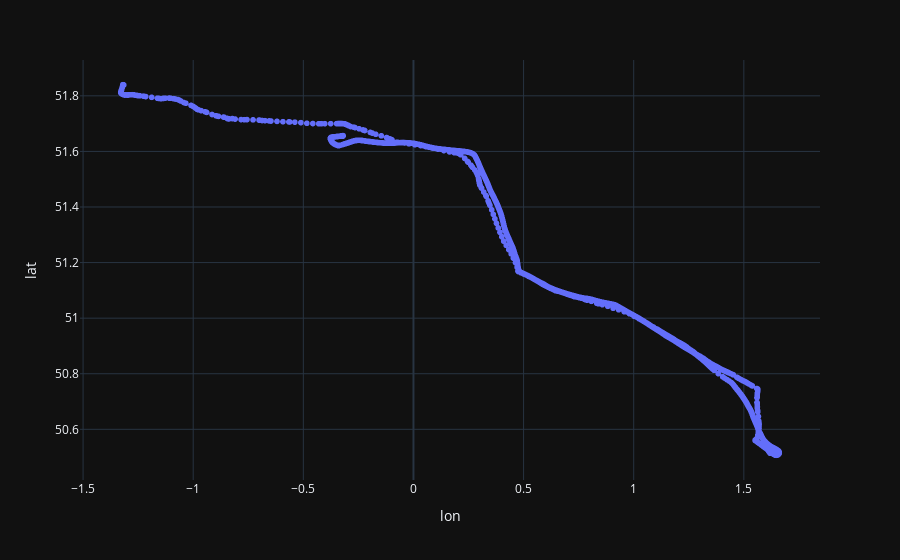

Notebook source saved alongside this figure:
### Code cell
import plotly.express as px

fig_1 = px.scatter(df, x='lon', y='lat', template='plotly_dark')

fig_1.show()

### Figure 1 — Plotly figure (JSON) as saved in the notebook; plotly's stock layout.template omitted (floating-point values rounded to 4 significant figures; data arrays with more than 128 entries replaced by an {"elided": "..."} marker saying what was removed)
{"data": [{"hovertemplate": "lon=%{x}<br>lat=%{y}<extra></extra>", "legendgroup": "", "marker": {"color": "#636efa", "symbol": "circle"}, "mode": "markers", "name": "", "showlegend": false, "type": "scattergl", "x": {"elided": "2029 float values"}, "xaxis": "x", "y": {"elided": "2029 float values"}, "yaxis": "y"}], "layout": {"legend": {"tracegroupgap": 0}, "margin": {"t": 60}, "xaxis": {"anchor": "y", "domain": [0, 1], "title": {"text": "lon"}}, "yaxis": {"anchor": "x", "domain": [0, 1], "title": {"text": "lat"}}}}
